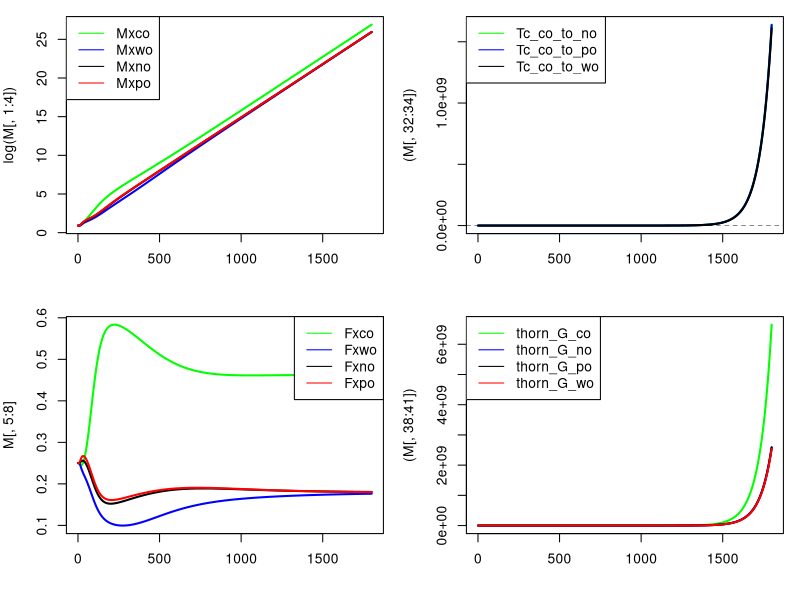
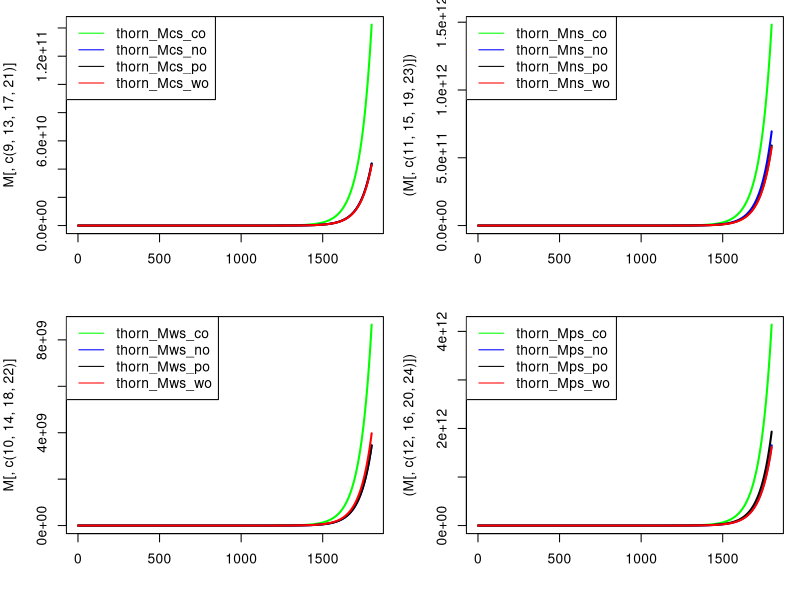

R code for these plots, in order:
# R version of Thornley allcoation model (TAM) as in Thornley and Parsons 2014. J. Theor. Biol. 342: 1-14
# Rewritten to include elements of Thornley 1998 modelling shoot-root relations. The only way forward (https://doi.org/10.1006/anbo.1997.0529) 
# Author: Steven Higgins
# Author: Re-coded to add source sink dynamics and remove predefined allocation by Liam Langan 20.11.2017
# This version with carbon organ, nitrogen organ, phosphorus organ and water organ 
###############################################################################

## LL NOTE for OSX users:
## running "ssh-add ~/.ssh/id_rsa" in the terminal allows RStudio Github communication via the ssh passkey
## 

# Because in TAM allocation coeffs act on Mx the total biomass, there is no need for a storage pool

## initial values for fractions of structural dry matter in shoot, root, mycor
# thorn_Fxsh_t0 = 0.2;
# thorn_Fxrt_t0 = 0.3;
# thorn_Fxmy_t0 = 0.5;
## initial values for mass of structural dry matter in rt, sh, my
size.factor<-0.1;

thorn_Mxco_t0 = 0.25/size.factor;
thorn_Mxno_t0 = 0.25/size.factor;
thorn_Mxpo_t0 = 0.25/size.factor; #Thornley uses has 0.5
thorn_Mxwo_t0 = 0.25/size.factor; #Thornley uses has 0.5

## intitial values for mass of substrates C,N,P for carbon organ
thorn_Mcs_co_t0 = 0.025/size.factor;
thorn_Mns_co_t0 = 0.01/size.factor;
thorn_Mps_co_t0 = 0.005/size.factor;
thorn_Mws_co_t0 = 0.25/size.factor;

## intitial values for mass of substrates C,N,P for nitrogen organ
thorn_Mcs_no_t0 = 0.025/size.factor;
thorn_Mns_no_t0 = 0.01/size.factor;
thorn_Mps_no_t0 = 0.005/size.factor;
thorn_Mws_no_t0 = 0.25/size.factor;

## intitial values for mass of substrates C,N,P for phosphorus organ
thorn_Mcs_po_t0 = 0.025/size.factor;
thorn_Mns_po_t0 = 0.01/size.factor;
thorn_Mps_po_t0 = 0.005/size.factor;
thorn_Mws_po_t0 = 0.25/size.factor;

## intitial values for mass of substrates C,N,P for water organ
thorn_Mcs_wo_t0 = 0.025/size.factor;
thorn_Mns_wo_t0 = 0.01/size.factor;
thorn_Mps_wo_t0 = 0.005/size.factor;
thorn_Mws_wo_t0 = 0.25/size.factor;

## upktake rates of C,N,P

#default to go back to
base =  0.0002*100; #aDGVM produces numbers around 0.00001 to 0.001 for C_net/plant_mass
thorn_Kc  = base*1.0;
thorn_Kw  = 0.0015;
thorn_Kn  = 0.25;
thorn_Kp  = 0.1;
# thorn_Kw  = base*0.0015;
# thorn_Kn  = base*0.25;
# thorn_Kp  = base*0.1;

#fiddle with these ones
#genernally varying these K by factors of 10% to 200% is probably what we want to do to represent
#limitation/abundance of carbon, water, N, P.
#play with these to convince yourself that allocation responds as you would expect to variation in uptake parameters
#I think its possible to get the model to produce reasonable C:N and N:P ratios

#base =  0.0002*100; #TTR numbers around 0.00001 to 0.001
#thorn_Kc  = base*1.0; #TTR numbers around 0.00001 to 0.001
#thorn_Kw  = base*0.00015;
#thorn_Kn  = base*0.25;
#thorn_Kp  = base*0.1;

#product inhibittion, not used
#thorn_Jcs = 0.03;
#thorn_Jns = 0.01;
#thorn_Jps = 0.005;
#thorn_Jws = 0.003;


## Fractions of C, N, P in structural dry matter 
#first three are as in Thornley, Fwx is calibrated, higher values do not work
# so Fwx is artificial. Maybe we have to think of this as water used in metabolism?
thorn_Fcx = 0.4;
thorn_Fnx = 0.02;
thorn_Fpx = 0.005;
thorn_Fwx = 0.0001;


## other constants
thorn_q = 0.5;     #control parameter for allocation
#thorn_Kg = 200	; #structural growth rate constant; Thornley uses 200000
thorn_Kg = 0.1	; #structural growth rate constant; Thornley uses 200000

mycol=c("green","blue","black","red")

#---start model----

#set initial states
#for aDGVM this will have to go in the section that creates a new individual
## STATE VARIABLE initial values for mass of structural dry matter in rt, sh, my
thorn_Mxco = thorn_Mxco_t0;
thorn_Mxwo = thorn_Mxwo_t0;
thorn_Mxno = thorn_Mxno_t0;
thorn_Mxpo = thorn_Mxpo_t0;
## STATE VARIABLE initial values for mass of substrate C,N,P
thorn_Mcs_co = thorn_Mcs_co_t0;
thorn_Mns_co = thorn_Mns_co_t0;
thorn_Mps_co = thorn_Mps_co_t0;
thorn_Mws_co = thorn_Mws_co_t0;

thorn_Mcs_no = thorn_Mcs_no_t0;
thorn_Mns_no = thorn_Mns_no_t0;
thorn_Mps_no = thorn_Mps_no_t0;
thorn_Mws_no = thorn_Mws_no_t0;

thorn_Mcs_po = thorn_Mcs_po_t0;
thorn_Mns_po = thorn_Mns_po_t0;
thorn_Mps_po = thorn_Mps_po_t0;
thorn_Mws_po = thorn_Mws_po_t0;

thorn_Mcs_wo = thorn_Mcs_po_t0;
thorn_Mns_wo = thorn_Mns_po_t0;
thorn_Mps_wo = thorn_Mps_po_t0;
thorn_Mws_wo = thorn_Mws_po_t0;

thorn_Mx_t0 = thorn_Mxco_t0 + thorn_Mxno_t0 + thorn_Mxpo_t0 + thorn_Mxwo_t0;

## AUX VARIABLE initial values for concentrations of substrates C,N,P
thorn_Cs_co = thorn_Mcs_co_t0/thorn_Mxco;
thorn_Ns_co = thorn_Mns_co_t0/thorn_Mxco;
thorn_Ps_co = thorn_Mps_co_t0/thorn_Mxco;
thorn_Ws_co = thorn_Mws_co_t0/thorn_Mxco;

thorn_Cs_no = thorn_Mcs_no_t0/thorn_Mxno;
thorn_Ns_no = thorn_Mns_no_t0/thorn_Mxno;
thorn_Ps_no = thorn_Mps_no_t0/thorn_Mxno;
thorn_Ws_no = thorn_Mws_no_t0/thorn_Mxno;

thorn_Cs_po = thorn_Mcs_po_t0/thorn_Mxpo;
thorn_Ns_po = thorn_Mns_po_t0/thorn_Mxpo;
thorn_Ps_po = thorn_Mps_po_t0/thorn_Mxpo;
thorn_Ws_po = thorn_Mws_po_t0/thorn_Mxpo;

thorn_Cs_wo = thorn_Mcs_wo_t0/thorn_Mxwo;
thorn_Ns_wo = thorn_Mns_wo_t0/thorn_Mxwo;
thorn_Ps_wo = thorn_Mps_wo_t0/thorn_Mxwo;
thorn_Ws_wo = thorn_Mws_wo_t0/thorn_Mxwo;

## AUX VARIABLE initial values for fractions of structural dry matter in shoot, root, mycor
thorn_Fxco = thorn_Mxco_t0/thorn_Mx_t0;
thorn_Fxwo = thorn_Mxwo_t0/thorn_Mx_t0;
thorn_Fxno = thorn_Mxno_t0/thorn_Mx_t0;
thorn_Fxpo = thorn_Mxpo_t0/thorn_Mx_t0;


#R only make a matrix to store the variables for plotting
#n.steps<-360*10
n.steps<-360*5
M<-matrix(0,nrow=n.steps,ncol=41)


## the for loop
for(i in 1:n.steps) {
  
  thorn_Mx = thorn_Mxco + thorn_Mxwo + thorn_Mxno + thorn_Mxpo ; #3
  
  ##---------------------------------------------------------------------------------------------
  ## adding substrate transport between pools following Thornley (1998). Substrates will be transported
  ## between plants compartments based on concentration differences and resistances. 
  ## This avoids the issue of reduced allocation as this model does not allocate growth, growth of each compartment is 
  ## indipenaent of the others but it allows every compartment to be both a source and a sink. Should an individual be top-killed
  ## i.e. loss of the carbon organ and substrates contained within, C, N, P and W will be transported from all other organs until 
  ## there is no concentration difference. This increases carbon organ growth and decreases growth in all other compartments. 
  
  # these are specific transport resistances for substrates
  # I'm assuming they are equal for all substrates and transport directions. 
  p_co = p_no = p_po = p_wo =1; # eq.4 Thornley 1998 
  
  q = 1 # eq.4 scaling parameter "which, presumably, is a function of plant architecture" (Thornley 1998)
  
  # Transport resistance of each compartment 
  res_co = p_co / (thorn_Mxco)^q; # eq.4 Thornley 1998 
  res_no = p_no / (thorn_Mxno)^q; # eq.4 Thornley 1998 
  res_po = p_po / (thorn_Mxpo)^q; # eq.4 Thornley 1998 
  res_wo = p_wo / (thorn_Mxwo)^q; # eq.4 Thornley 1998 
  
  # Transport of substrates between compartments. Here I extend Thornley uni-directional model to 
  # make it bi-directional. 
  # NOTE: this is not complete - I need to include transport between other compartments i.e. Po to Wo, Po to No, Wo to No for C,N,P & W.
  
  # carbon transport
  Tc_co_to_no = 0.2*(thorn_Cs_co - thorn_Cs_no) / (res_co + res_no) # transport of carbon substrate from the carbon organ to the nitrogen organ
  Tc_co_to_po = 0.2*(thorn_Cs_co - thorn_Cs_po) / (res_co + res_po) # transport of carbon substrate from the carbon organ to the phosphorus organ
  Tc_co_to_wo = 0.2*(thorn_Cs_co - thorn_Cs_wo) / (res_co + res_wo) # transport of carbon substrate from the carbon organ to the water organ
  
  Tc_no_to_po = 0.2*(thorn_Cs_no - thorn_Cs_po) / (res_no + res_po) # transport of carbon substrate from the nitrogen organ to the phosphorus organ
  Tc_no_to_wo = 0.2*(thorn_Cs_no - thorn_Cs_wo) / (res_no + res_wo) # transport of carbon substrate from the nitrogen organ to the water organ
  Tc_po_to_wo = 0.2*(thorn_Cs_po - thorn_Cs_wo) / (res_po + res_wo) # transport of carbon substrate from the phosphorus organ to the water organ

  print(c("Tc_cn Tc_cp Tc_cw Tc_np Tc_nw Tc_pw"))
  print(round(c(Tc_co_to_no, Tc_co_to_po, Tc_co_to_wo, Tc_no_to_po, Tc_no_to_wo, Tc_po_to_wo),2))
  
  # nitrogen transport
  Tn_co_to_no = 0.2*(thorn_Ns_co - thorn_Ns_no) / (res_co + res_no) # transport of nitrogen substrate from the carbon organ to the nitrogen organ
  Tn_co_to_po = 0.2*(thorn_Ns_co - thorn_Ns_po) / (res_co + res_po) # transport of nitrogen substrate from the carbon organ to the phosphorus organ
  Tn_co_to_wo = 0.2*(thorn_Ns_co - thorn_Ns_wo) / (res_co + res_wo) # transport of nitrogen substrate from the carbon organ to the water organ
  
  Tn_no_to_po = 0.2*(thorn_Ns_no - thorn_Ns_po) / (res_no + res_po) # transport of nitrogen substrate from the nitrogen organ to the phosphorus organ
  Tn_no_to_wo = 0.2*(thorn_Ns_no - thorn_Ns_wo) / (res_no + res_wo) # transport of nitrogen substrate from the nitrogen organ to the water organ
  Tn_po_to_wo = 0.2*(thorn_Ns_po - thorn_Ns_wo) / (res_po + res_wo) # transport of nitrogen substrate from the phosphorus organ to the water organ
  # phosphorus transport
  Tp_co_to_no = 0.2*(thorn_Ps_co - thorn_Ps_no) / (res_co + res_no) # transport of phosphorus substrate from the carbon organ to the nitrogen organ
  Tp_co_to_po = 0.2*(thorn_Ps_co - thorn_Ps_po) / (res_co + res_po) # transport of phosphorus substrate from the carbon organ to the phosphorus organ
  Tp_co_to_wo = 0.2*(thorn_Ps_co - thorn_Ps_wo) / (res_co + res_wo) # transport of phosphorus substrate from the carbon organ to the water organ
  
  Tp_no_to_po = 0.2*(thorn_Ps_no - thorn_Ps_po) / (res_no + res_po) # transport of phosphorus substrate from the nitrogen organ to the phosphorus organ
  Tp_no_to_wo = 0.2*(thorn_Ps_no - thorn_Ps_wo) / (res_no + res_wo) # transport of phosphorus substrate from the nitrogen organ to the water organ
  Tp_po_to_wo = 0.2*(thorn_Ps_po - thorn_Ps_wo) / (res_po + res_wo) # transport of phosphorus substrate from the phosphorus organ to the water organ
  # water transport
  Tw_co_to_no = 0.2*(thorn_Ws_co - thorn_Ws_no) / (res_co + res_no) # transport of water substrate from the carbon organ to the nitrogen organ
  Tw_co_to_po = 0.2*(thorn_Ws_co - thorn_Ws_po) / (res_co + res_po) # transport of water substrate from the carbon organ to the phosphorus organ
  Tw_co_to_wo = 0.2*(thorn_Ws_co - thorn_Ws_wo) / (res_co + res_wo) # transport of water substrate from the carbon organ to the water organ
  
  Tw_no_to_po = 0.2*(thorn_Ws_no - thorn_Ws_po) / (res_no + res_po) # transport of water substrate from the carbon organ to the nitrogen organ
  Tw_no_to_wo = 0.2*(thorn_Ws_no - thorn_Ws_wo) / (res_no + res_wo) # transport of water substrate from the carbon organ to the phosphorus organ
  Tw_po_to_wo = 0.2*(thorn_Ws_po - thorn_Ws_wo) / (res_po + res_wo) # transport of water substrate from the carbon organ to the water organ
  ##---------------------------------------------------------------------------------------------
  # print(round(c(thorn_lambda_sh,thorn_lambda_rt,thorn_lambda_my,thorn_lambda_rw),2))
  # print(sum(c(thorn_lambda_sh,thorn_lambda_rt,thorn_lambda_my,thorn_lambda_rw)))
  ## do I need to redefine this for each compartment? yes yes I do... no no I dont
  thorn_Uc = thorn_Kc * thorn_Mxco;
  thorn_Un = thorn_Kn * thorn_Mxno;
  thorn_Up = thorn_Kp * thorn_Mxpo;
  thorn_Uw = thorn_Kw * thorn_Mxwo;
  
  ## make sure thorn_G is the right size. you can get this right through thorn_Kg which is a pure calibration parameter, 
  ## but also by making sure the substrate cocentrations are reasonable
  thorn_G_co = thorn_Kg*thorn_Mxco*thorn_Cs_co*thorn_Ns_co*thorn_Ps_co*thorn_Ws_co ; # see 13 and 12
  thorn_G_no = thorn_Kg*thorn_Mxno*thorn_Cs_no*thorn_Ns_no*thorn_Ps_no*thorn_Ws_no ; # see 13 and 12
  thorn_G_po = thorn_Kg*thorn_Mxpo*thorn_Cs_po*thorn_Ns_po*thorn_Ps_po*thorn_Ws_po ; # see 13 and 12
  thorn_G_wo = thorn_Kg*thorn_Mxwo*thorn_Cs_wo*thorn_Ns_wo*thorn_Ps_wo*thorn_Ws_wo ; # see 13 and 12
  
  thorn_Mcs_co = max(0.0001, thorn_Mcs_co + thorn_Uc - thorn_Fcx * thorn_G_co - Tc_co_to_no - Tc_co_to_po - Tc_co_to_wo);
  thorn_Mns_co = max(0.0001, thorn_Mns_co - thorn_Fnx * thorn_G_co - Tn_co_to_no - Tn_co_to_po - Tn_co_to_wo);
  thorn_Mps_co = max(0.0001, thorn_Mps_co - thorn_Fpx * thorn_G_co - Tp_co_to_no - Tp_co_to_po - Tp_co_to_wo);
  thorn_Mws_co = max(0.0001, thorn_Mws_co - thorn_Fwx * thorn_G_co - Tw_co_to_no - Tw_co_to_po - Tw_co_to_wo);
  
  thorn_Mcs_no = max(0.0001, thorn_Mcs_no - thorn_Fcx * thorn_G_no - Tc_no_to_po - Tc_no_to_wo + Tc_co_to_no);
  thorn_Mns_no = max(0.0001, thorn_Mns_no + thorn_Un - thorn_Fnx * thorn_G_no + Tn_co_to_no - Tn_no_to_po - Tn_no_to_wo);
  thorn_Mps_no = max(0.0001, thorn_Mps_no - thorn_Fpx * thorn_G_no - Tp_no_to_po - Tp_no_to_wo + Tp_co_to_no);
  thorn_Mws_no = max(0.0001, thorn_Mws_no - thorn_Fwx * thorn_G_no - Tw_no_to_po - Tw_no_to_wo + Tw_co_to_no);
  
  thorn_Mcs_po = max(0.0001, thorn_Mcs_po - thorn_Fcx * thorn_G_po - Tc_po_to_wo + Tc_no_to_po + Tc_co_to_po);
  thorn_Mns_po = max(0.0001, thorn_Mns_po - thorn_Fnx * thorn_G_po - Tn_po_to_wo + Tn_no_to_po + Tn_co_to_po);
  thorn_Mps_po = max(0.0001, thorn_Mps_po + thorn_Up - thorn_Fnx * thorn_G_po - Tn_po_to_wo + Tn_no_to_po + Tn_co_to_po);
  thorn_Mws_po = max(0.0001, thorn_Mws_po - thorn_Fwx * thorn_G_po - Tw_po_to_wo + Tw_no_to_po + Tw_co_to_po);
  
  thorn_Mcs_wo = max(0.0001, thorn_Mcs_wo - thorn_Fcx * thorn_G_wo + Tc_co_to_wo + Tc_no_to_wo + Tc_po_to_wo);
  thorn_Mns_wo = max(0.0001, thorn_Mns_wo - thorn_Fnx * thorn_G_wo + Tn_co_to_wo + Tn_no_to_wo + Tn_po_to_wo);
  thorn_Mps_wo = max(0.0001, thorn_Mps_wo - thorn_Fpx * thorn_G_wo + Tp_co_to_wo + Tp_no_to_wo + Tp_po_to_wo);
  thorn_Mws_wo = max(0.0001, thorn_Mws_wo + thorn_Uw - thorn_Fwx * thorn_G_wo + Tw_co_to_wo + Tw_no_to_wo + Tw_po_to_wo);
  
  # thorn_Mcs = max(0, thorn_Mcs + thorn_Uc - thorn_Fcx * thorn_G); # 12
  # thorn_Mns = max(0, thorn_Mns + thorn_Un - thorn_Fnx * thorn_G); # 12
  # thorn_Mps = max(0, thorn_Mps + thorn_Up - thorn_Fpx * thorn_G); # 12
  # thorn_Mws = max(0, thorn_Mws + thorn_Uw - thorn_Fwx * thorn_G); # 12
  
  thorn_Mxco = max(0.0001, thorn_Mxco + thorn_G_co) ;# 13
  thorn_Mxno = max(0.0001, thorn_Mxno + thorn_G_no) ;# 13
  thorn_Mxpo = max(0.0001, thorn_Mxpo + thorn_G_po) ;# 13
  thorn_Mxwo = max(0.0001, thorn_Mxwo + thorn_G_wo) ;# 13
  
  thorn_Mx = thorn_Mxco + thorn_Mxwo + thorn_Mxno + thorn_Mxpo ; #3
  
  # thorn_Uc = (thorn_Kc * thorn_Mxco) / (1 + thorn_Cs/thorn_Jcs)
  # thorn_Uw = (thorn_Kw * thorn_Mxwo) / (1 + thorn_Ws/thorn_Jws)
  # thorn_Un = (thorn_Kn * thorn_Mxno) / (1 + thorn_Ns/thorn_Jns)
  # thorn_Up = (thorn_Kp * thorn_Mxpo) / (1 + thorn_Ps/thorn_Jps)
  
  #use this code to simulate a loss in shoots e.g in fire
  # if(i == 1000)
  # {
  # 	thorn_Mxco = thorn_Mxco*0.5;
  # 	thorn_Mcs = thorn_Mcs*0.5;
  # 	thorn_Mns = thorn_Mns*0.5;
  #  thorn_Mps = thorn_Mps*0.5;
  # 	thorn_Mws = thorn_Mws*0.5;
  # }
  
  thorn_Cs_co = thorn_Mcs_co/thorn_Mxco; #2
  thorn_Ns_co = thorn_Mns_co/thorn_Mxco; #2
  thorn_Ps_co = thorn_Mps_co/thorn_Mxco; #2
  thorn_Ws_co = thorn_Mws_co/thorn_Mxco; #2
  
  thorn_Cs_no = thorn_Mcs_no/thorn_Mxno; #2
  thorn_Ns_no = thorn_Mns_no/thorn_Mxno; #2
  thorn_Ps_no = thorn_Mps_no/thorn_Mxno; #2
  thorn_Ws_no = thorn_Mws_no/thorn_Mxno; #2
  
  thorn_Cs_po = thorn_Mcs_po/thorn_Mxpo; #2
  thorn_Ns_po = thorn_Mns_po/thorn_Mxpo; #2
  thorn_Ps_po = thorn_Mps_po/thorn_Mxpo; #2
  thorn_Ws_po = thorn_Mws_po/thorn_Mxpo; #2
  
  thorn_Cs_wo = thorn_Mcs_wo/thorn_Mxwo; #2
  thorn_Ns_wo = thorn_Mns_wo/thorn_Mxwo; #2
  thorn_Ps_wo = thorn_Mps_wo/thorn_Mxwo; #2
  thorn_Ws_wo = thorn_Mws_wo/thorn_Mxwo; #2
  
  thorn_Fxco = thorn_Mxco/thorn_Mx; #4
  thorn_Fxwo = thorn_Mxwo/thorn_Mx; #4
  thorn_Fxno = thorn_Mxno/thorn_Mx; #4
  thorn_Fxpo = thorn_Mxpo/thorn_Mx; #4
  
  M[i,1] <- thorn_Mxco
  M[i,2] <- thorn_Mxwo
  M[i,3] <- thorn_Mxno
  M[i,4] <- thorn_Mxpo
  
  M[i,5] <- thorn_Fxco
  M[i,6] <- thorn_Fxwo
  M[i,7] <- thorn_Fxno
  M[i,8] <- thorn_Fxpo
  
  M[i,9]  <- thorn_Mcs_co
  M[i,10] <- thorn_Mws_co
  M[i,11] <- thorn_Mns_co
  M[i,12] <- thorn_Mps_co
  
  M[i,13] <- thorn_Mcs_no
  M[i,14] <- thorn_Mws_no
  M[i,15] <- thorn_Mns_no
  M[i,16] <- thorn_Mps_no

  M[i,17] <- thorn_Mcs_po
  M[i,18] <- thorn_Mws_po
  M[i,19] <- thorn_Mns_po
  M[i,20] <- thorn_Mps_po

  M[i,21] <- thorn_Mcs_wo
  M[i,22] <- thorn_Mws_wo
  M[i,23] <- thorn_Mns_wo
  M[i,24] <- thorn_Mps_wo
  
  M[i,25] <- thorn_Cs_co
  M[i,26] <- thorn_Ws_co
  M[i,27] <- thorn_Ns_co
  M[i,28] <- thorn_Ps_co
  
  M[i,29] <- thorn_Cs_co/thorn_Ns_co
  M[i,30] <- thorn_Cs_co/thorn_Ps_co
  M[i,31] <- thorn_Ns_co/thorn_Ps_co
  
  M[i,32] <- Tc_co_to_no
  M[i,33] <- Tc_co_to_po
  M[i,34] <- Tc_co_to_wo
  M[i,35] <- Tc_no_to_po
  M[i,36] <- Tc_no_to_wo
  M[i,37] <- Tc_po_to_wo
  
  M[i,38] <- thorn_G_co
  M[i,39] <- thorn_G_no
  M[i,40] <- thorn_G_po
  M[i,41] <- thorn_G_wo
  
}
colnames(M)<-c(
   "Mxco"
  ,"Mxwo"
  ,"Mxno"
  ,"Mxpo"
  ,"Fxco"
  ,"Fxwo"
  ,"Fxno"
  ,"Fxpo"
  ,"thorn_Mcs_co"
  ,"thorn_Mws_co"
  ,"thorn_Mns_co"
  ,"thorn_Mps_co"
  ,"thorn_Mcs_no"
  ,"thorn_Mws_no"
  ,"thorn_Mns_no"
  ,"thorn_Mps_no"
  ,"thorn_Mcs_po"
  ,"thorn_Mws_po"
  ,"thorn_Mns_po"
  ,"thorn_Mps_po"
  ,"thorn_Mcs_wo"
  ,"thorn_Mws_wo"
  ,"thorn_Mns_wo"
  ,"thorn_Mps_wo"
  ,"Cs_co"
  ,"Ws_co"
  ,"Ns_co"
  ,"Ps_co"
  ,"C:N_co"
  ,"C:p_co"
  ,"N:P_co"
  ,"Tc_co_to_no"
  ,"Tc_co_to_po"
  ,"Tc_co_to_wo"
  ,"Tc_no_to_po"
  ,"Tc_no_to_wo"
  ,"Tc_po_to_wo"
  ,"thorn_G_co"
  ,"thorn_G_no"
  ,"thorn_G_po"
  ,"thorn_G_wo")



#matplot(M[,5:10],type="l",lty=c(rep(1,3),rep(2,3)),col=1:3,lwd=2)
#legend("topleft",col=1:3,lty=c(rep(1,3),rep(2,3)),legend=colnames(M)[5:10])
graphics.off()
pdf( file="TAM_removing_CO_source_sink.pdf", height=6, width=8 )
par( mar=c(4,4,1,1) )
#dev.new(width=15,height=7)
par(mfcol=c(2,2))

matplot(log(M[,1:4]),type="l",lty=c(rep(1,4)),col=mycol,lwd=2)
legend("topleft",col=mycol[c(1:4)],lty=c(rep(1,4)),legend=colnames(M)[c(1:4)],cex=1.0)

matplot(M[,5:8],type="l",lty=c(rep(1,4)),col=mycol,lwd=2,add=F)
legend("topright",col=mycol[c(1:4,1:4)],lty=c(rep(1,4),rep(2,4)),legend=colnames(M)[5:8],cex=1.0)

matplot((M[,32:34]),type="l",lty=c(rep(1,4)),col=mycol[1:4],lwd=2,add=F)
abline(h=0, lty=2, lwd=0.5)
legend("topleft",col=mycol[1:4],lty=c(rep(1,4)),legend=colnames(M)[c(32:34)],cex=1.0)

matplot((M[,38:41]),type="l",lty=c(rep(1,4)),col=mycol[1:4],lwd=2,add=F)
legend("topleft",col=mycol[1:4],lty=c(rep(1,4)),legend=colnames(M)[c(38:41)],cex=1.0)

graphics.off()


graphics.off()
pdf( file="TAM_removing_CO_source_sink_substrate_concentrations.pdf", height=6, width=8 )
par( mar=c(4,4,1,1) )
#dev.new(width=15,height=7)
par(mfcol=c(2,2))

matplot(M[,c(9, 13, 17, 21)],type="l",lty=c(rep(1,4)),col=mycol,lwd=2,add=F)
legend("topleft",col=mycol[c(1:4)],lty=c(rep(1,4)),legend=colnames(M)[c(9, 13, 17, 21)],cex=1.0)

matplot(M[,c(10, 14, 18, 22)],type="l",lty=c(rep(1,4)),col=mycol,lwd=2,add=F)
legend("topleft",col=mycol[c(1:4)],lty=c(rep(1,4)),legend=colnames(M)[c(10, 14, 18, 22)],cex=1.0)

matplot((M[,c(11, 15, 19, 23)]),type="l",lty=c(rep(1,4)),col=mycol,lwd=2,add=F)
legend("topleft",col=mycol,lty=c(rep(1,4)),legend=colnames(M)[c(11, 15, 19, 23)],cex=1.0)

matplot((M[,c(12, 16, 20, 24)]),type="l",lty=c(rep(1,4)),col=mycol,lwd=2,add=F)
legend("topleft",col=mycol,lty=c(rep(1,4)),legend=colnames(M)[c(12, 16, 20, 24)],cex=1.0)

graphics.off()


print(tail(M))

# 
# evapotr_ = 0 #53629576106646967e-06
# stom_cond_tmp = -1.0656466997716052e-12
# boul_cond_tmp = 0.010730861431038661
# hum = 0.6
# eS = 3.6
# crown_area_0_ = 0.2
# lai_ = 0.01
# 
# leaf_helper =  log( (evapotr_/(crown_area_0_*lai_) *(1./(stom_cond_tmp*1000.)+1./(boul_cond_tmp*1000.) ) + hum*eS)/0.6108 );
# leaf_temp_ = 237.3*leaf_helper/(17.27-leaf_helper);
# 
# print(c(leaf_helper,leaf_temp_))


# OK I think I have it sorted now - at least in the R code I now have TAM working with a third substrate pool = water. Now roots take up water, C and P. The model behaves qualitatively as before. Now however one has to be a bit more careful about parameters - there is simply a smaller area of parameter space where the model "works". This is something that will come to bite us when we move to having uptake rates of N and P being a fxn of soil N and P.
# 
# In the R code I now have a thorn_Kw parameter which is essentially the uptake rate of water by root biomass. We (you) need to figure out how to multiply this by some water availability variable. If you can supply me with a a variable on a zero to one scale that you like (it should be something that inspires plants to allocate more to roots). Also remember that we already have water limiting As. So what we really want here is an indicator of a "need" to allocate to roots. Note that in TAM if water limits As, it limits carbon uptake which should inspire more shoots. So we might want to make the TAM's As not water limited. Water limitation will naturally come into play though since the water concentration in TAM will limit the growth parameter.
#  
# Anyhow sorry about the dense text. What I need for now is the "water availability factor"
